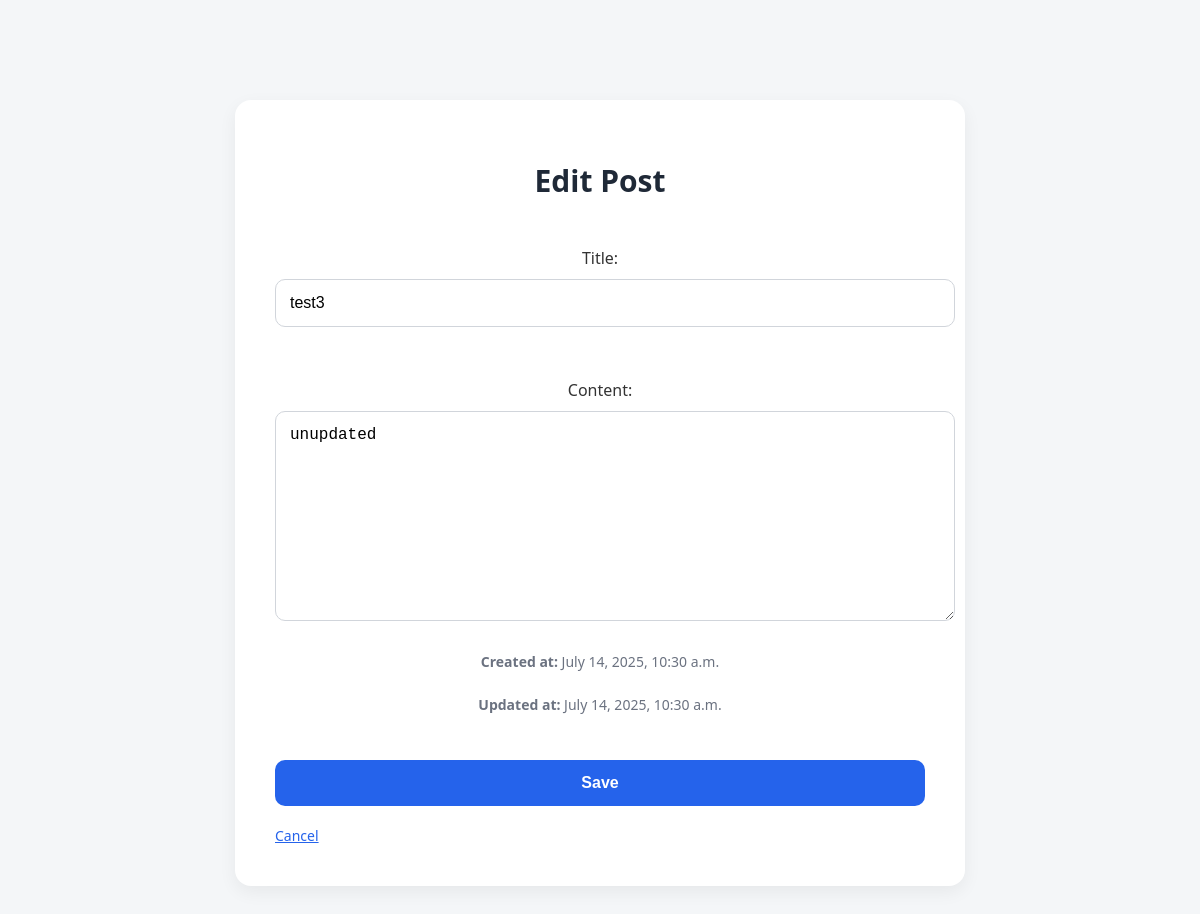
The page /post/edit/5 (signed in) on the database its author committed.
### blog/models.py (models this page shows, shortened)
class Post(models.Model):
    title = models.CharField(max_length=200)
    content = models.TextField()
    author = models.ForeignKey(User, on_delete=models.CASCADE)
    created = models.DateTimeField(auto_now_add=True)
    updated = models.DateTimeField(auto_now=True)

### blog/views.py (the view, shortened to what this page needs)
# urls.py: path("edit/<int:pk>",views.EditPostView.as_view(), name="edit"),
class EditPostView(LoginRequiredMixin, generic.UpdateView):
    model = Post
    fields = ['title', 'content']
    template_name = 'blog/form.html'
    def dispatch(self, request, *args, **kwargs):
        post = self.get_object()
        if post.author != request.user:
            return HttpResponse("Unauthorized", status=401)
        return super().dispatch(request, *args, **kwargs)

### blog/templates/blog/form.html (shortened to what this page needs)
{% load static %}
<!DOCTYPE html>
<html>
<head>
    <link rel="stylesheet" href="{% static 'blog/index.css' %}">
</head>
<body>
<div class="post-form">
    <h1>{% if form.instance.pk %}Edit{% else %}New{% endif %} Post</h1>
    <form method="post">
        {{ form.as_p }}
        {% if form.instance.pk %}
            {% if form.instance.created == form.instance.updated %}
                <p class="timestamp"><strong>Created at:</strong> {{ form.instance.created }}</p>
            {% else %}
                <p class="timestamp"><strong>Created at:</strong> {{ form.instance.created }}</p>
                <p class="timestamp"><strong>Updated at:</strong> {{ form.instance.updated }}</p>
            {% endif %}
        {% endif %}
        <button type="submit">Save</button>
    </form>
    <a href="{% url 'blog:index' %}" class="cancel-link">Cancel</a>
</div>
</body>
</html>

### blog/static/blog/index.css (style rules this page uses)
body { font-family: 'Segoe UI', Roboto, sans-serif; background-color: #f4f6f8; color: #333; margin: 0; padding: 40px 20px; }
h1 { text-align: center; color: #1a202c; font-size: 36px; margin-bottom: 40px; }
form { text-align: center; margin-top: 30px; }
button { padding: 10px 20px; background-color: #ef4444; color: white; border: none; border-radius: 10px; cursor: pointer; font-weight: bold; transition: background-color 0.2s ease; }
form textarea, form input[type="text"] { width: 100%; padding: 12px; border: 1px solid #ccc; border-radius: 10px; margin-top: 10px; font-size: 15px; }
form button { margin-top: 12px; }
.post-form { max-width: 650px; margin: 60px auto; padding: 40px; background-color: #ffffff; border-radius: 16px; box-shadow: 0 6px 18px rgba(0, 0, 0, 0.06); }
.post-form h1 { text-align: center; font-size: 30px; margin-bottom: 30px; color: #1f2937; }
.post-form form { display: flex; flex-direction: column; gap: 20px; }
.post-form form input, .post-form form textarea, .post-form form select { padding: 14px; border-radius: 10px; border: 1px solid #d1d5db; font-size: 16px; width: 100%; }
.post-form button { background-color: #2563eb; color: white; border: none; padding: 14px; font-size: 16px; border-radius: 10px; cursor: pointer; font-weight: bold; transition: background-color 0.2s ease; }
.timestamp { font-size: 14px; color: #6b7280; margin-top: -10px; }
.cancel-link { display: inline-block; margin-top: 20px; text-align: center; color: #2563eb; text-decoration: underline; font-size: 14px; }

### rows shown on the page
Post: title "test3", content "unupdated", instance.created "July 14, 2025, 10:30 a.m.", instance.updated "July 14, 2025, 10:30 a.m."
